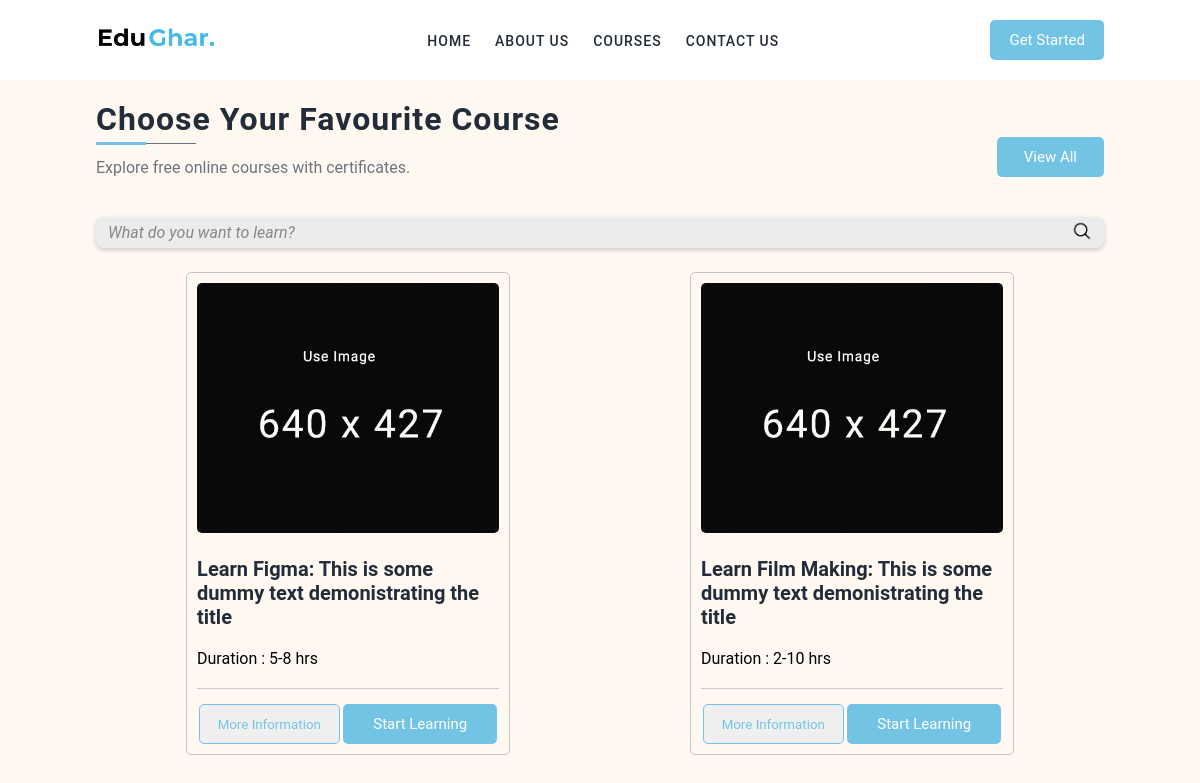
Page /Courses/Courses.php on the committed database.
### tables this page shows
create table courses (
id int primary key auto_increment,
category varchar(50),
title varchar(100),
duration varchar(10)
);

### Courses/Courses.php (the view, shortened to what this page needs)
<?php
$servername = "localhost";
$username = "root";
$pass = "Mysql@123";
$dbname = "file";
$conn = new mysqli($servername, $username, $pass, $dbname);
$sql = "SELECT * FROM courses";
$result = mysqli_query($conn, $sql);
?>
<!DOCTYPE html>
<html>
<head>
	<link rel="stylesheet" type="text/css" href="style.css">
	<link rel="stylesheet" href="https://cdnjs.cloudflare.com/ajax/libs/font-awesome/6.1.1/css/all.min.css" />
	<link rel="stylesheet"
		href="https://cdnjs.cloudflare.com/ajax/libs/OwlCarousel2/2.3.4/assets/owl.carousel.min.css" />
	<link rel="stylesheet"
		href="https://cdnjs.cloudflare.com/ajax/libs/OwlCarousel2/2.3.4/assets/owl.theme.default.min.css" />
</head>
<body>
	<div class="website-container">
		<section class="home" id="home">
			<nav class="main-navbar">
				<a href="#" class="logo">
					<img src="images\logo1.png" alt="Logo">
				</a>
				<ul class="nav-list">
					<li><a href="http://localhost/BCA-Project-II/webpage/webpage.php">Home</a></li>
					<li><a href="http://localhost/BCA-Project-II/webpage/webpage.php">About Us</a></li>
					<li><a href="http://localhost/BCA-Project-II/webpage/webpage.php">Courses</a></li>
					<li><a href="http://localhost/BCA-Project-II/webpage/webpage.php">Contact Us</a></li>
				</ul>
				<a href="http://localhost/bca-Project-II/webpage/login.php" class="get-started-btn-container">
					<button class="get-started-btn btn">Get Started</button>
				</a>
			</nav>
			<section class="courses" id="courses">
				<header class="section-header">
					<div class="header-text">
						<h1>Choose Your Favourite Course</h1>
						<p>Explore free online courses with certificates.</p>
					</div>
					<button class="courses-btn btn">View All</button>
				</header>
				<div>
					<form action="" method="GET" class="search-container">
						<input type="text" name="search" value="<?php if (isset($_GET['search'])) {
																	echo $_GET['search'];
																} ?>" placeholder="What do you want to learn?" class="search-input" />
						<button class="search-btn" type="submit">
							<img src="images/search-icon.png" alt="Search" />
						</button>
					</form>
				</div>
				<div class="course-contents">
					<?php
					if (isset($_GET['search'])) {
						$filtervalues = $_GET['search'];
						$query = "SELECT * FROM courses WHERE CONCAT(category,title) LIKE '%$filtervalues%' ";
						$query_run = mysqli_query($conn, $query);
						if (mysqli_num_rows($query_run) > 0) {
							foreach ($query_run as $items) {
								echo '<div class="course-card">';
								echo '<img src="images/courses/course-1.jpg">';
								echo '<div class="category">';
								echo '</div>';
								echo '<h2 class="course-title">' . $items['title'] . '</h2>';
								echo '<div class="course-desc">';
								echo '<p>Duration : ' . $items['duration'] . '</p>';
								echo '</div>';
								echo '<div class="course-ratings">';
								echo '<button class="moreinfo"><pre>More Information</pre></button>';
								echo '<button class="get-started-btn btn"><pre>   Start Learning   </pre></button>';
								echo '</div>';
								echo '</div>';
							}
						}
					} else {
						while ($row = mysqli_fetch_array($result)) {
							echo '<div class="course-card">';
							echo '<img src="images/courses/course-1.jpg">';
							echo '<div class="category">';
							echo '</div>';
							echo '<h2 class="course-title">' . $row['title'] . '</h2>';
							echo '<div class="course-desc">';
							echo '<p>Duration : ' . $row['duration'] . '</p>';
							echo '</div>';
							echo '<div class="course-ratings">';
							echo '<button class="moreinfo"><pre>More Information</pre></button>';
							echo '<button class="get-started-btn btn"><pre>   Start Learning   </pre></button>';
							echo '</div>';
							echo '</div>';
						}
					}
					?>
				</div>
			</section>
	</div>
</body>
</html>

### Courses/style.css (style rules this page uses)
* { margin: 0; padding: 0; box-sizing: border-box; font-family: 'Roboto', sans-serif; }
html { scroll-behavior: smooth; --primary-clr: #73C4E4; --primary-medium-clr: #d8e9df; --primary-light-clr: #edfaf1; --bg-clr-1: #ffffff; --dark-heading-clr: #232d39; --dark-text-clr: #6c757d; --light-heading-clr: #efefef; --light-text-clr: #cecece; }
button.btn { padding: 10px 18px; background-color: #73C4E4; color: white; font-size: 15px; border: 1px solid transparent; border-radius: 5px; cursor: pointer; transition: all 0.3s; }
.section-header h1 { position: relative; font-size: 32px; letter-spacing: 1px; color: var(--dark-heading-clr); margin-bottom: 20px; }
.section-header h1::before { position: absolute; content: ''; width: 100px; height: 1px; left: 0; top: calc(100% + 5px); background-color: var(--dark-text-clr); }
.section-header h1::after { position: absolute; content: ''; width: 50px; height: 3px; left: 0; top: calc(100% + 4px); background-color: var(--primary-clr); }
.section-header p { color: var(--dark-text-clr); margin-bottom: 40px; max-width: 700px; }
body { width: 100%; min-height: 100vh; background-color: #FFF9F2; }
.website-container { width: 100%; max-width: 1400px; min-height: 100vh; margin: 0px auto; }
section.home { position: relative; width: 100%; min-height: 100vh; background-color: var(--primary-light-clr); }
.home .main-navbar { position: absolute; width: 100%; max-width: 1400px; height: 12vh; max-height: 80px; background-color: white; padding: 0px 8%; margin: 0px auto; display: flex; justify-content: space-between; align-items: center; z-index: 100; }
.main-navbar .logo { text-decoration: none; }
.main-navbar .logo img { width: 120px; height: auto; }
.main-navbar .nav-list { list-style: none; }
.main-navbar .nav-list li { display: inline-block; margin: 0px 10px; }
.main-navbar .nav-list li a { position: relative; color: var(--dark-heading-clr); font-weight: 500; font-size: 14px; text-transform: uppercase; text-decoration: none; letter-spacing: 1px; }
.main-navbar .nav-list li a::after { position: absolute; content: ''; width: 100%; height: 2px; background-color: var(--dark-heading-clr); left: 0; top: calc(100% + 2px); transition: all 0.3s; transform: scaleX(0); }
.main-navbar .get-started-btn { background-color: #73C4E4; color: white; }
section.courses { width: 100%; padding: 100px 8% 20px; background-color: #FFF9F2; }
.courses .section-header { position: relative; display: flex; justify-content: space-between; }
.courses .search-container { margin-bottom: 24px; display: flex; justify-content: space-between; background-color: rgb(236, 236, 236); border-radius: 8px; padding: 4px 12px; box-shadow: 0 2px 5px rgba(0, 0, 0, 0.2); }
.courses .search-container .search-input { border: none; outline: none; padding: 0px; width: 100%; font-size: 1em; background-color: rgb(236, 236, 236); }
.courses .search-container .search-input::placeholder { font-style: italic; color: #888888; }
.courses .search-container .search-btn { background-color: transparent; border: none; cursor: pointer; }
.courses .search-container .search-btn img { width: 20px; height: 20px; }
.courses .section-header .courses-btn { position: absolute; right: 0; bottom: 40px; padding: 10px 26px; }
.courses .course-contents { display: flex; justify-content: space-around; flex-wrap: wrap; }
.courses .course-contents .course-card { flex-basis: calc(calc(100% / 3) - 1.2%); border: 1px solid #c6c6c6; padding: 10px; border-radius: 5px; margin-bottom: 20px; cursor: pointer; transition: all 0.3s; }
.course-contents .course-card img { width: 100%; height: 250px; object-fit: cover; border-radius: 5px; }
.course-contents .course-card .category { position: relative; display: flex; justify-content: space-between; padding: 10px 0px; }
.course-card .course-title { font-size: 20px; color: var(--dark-heading-clr); }
.course-card .course-desc { margin: 20px 0px; display: flex; justify-content: space-between; }
.course-card .course-ratings { padding: 15px 0px 0px; display: flex; justify-content: space-around; border-top: 1px solid #ccc; }
.course-card .course-ratings button.moreinfo { background-color: none; color: #73C4E4; border: 1px solid #73C4E4; padding: 10px 18px; border-radius: 5px; cursor: pointer; transition: all 0.3s; }

### rows in the picture
courses: title "Learn Figma: This is some dummy text demonistrating the title", duration "5-8 hrs"
courses: title "Learn Film Making: This is some dummy text demonistrating the title", duration "2-10 hrs"
